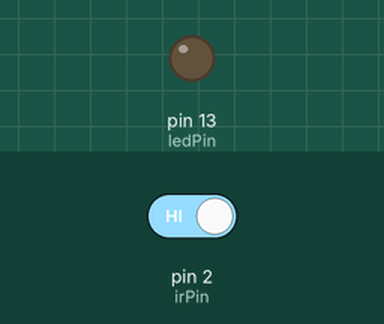
Bench run of a sketch on a simulated Arduino Uno, built with avr-gcc and run on an emulated ATmega328P. Parts: output pins drawn as LEDs (lit = HIGH). The inputs (shaded band) are chosen by the test bench; at power-on: pin 2 (irPin) HIGH.

Above: at 1.2 s.
1.3 s: pin 2 (irPin) driven LOW
At 2.5 s:
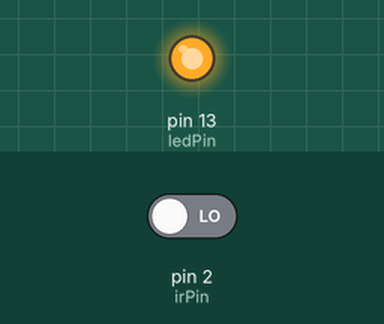
2.9 s: pin 2 (irPin) driven HIGH
At 3.7 s:
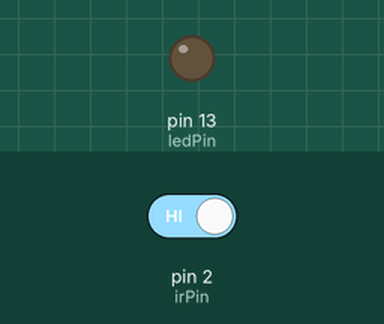
Timing chart, 0 to 5.9 s (numbered marks = the images above; inputs shaded):
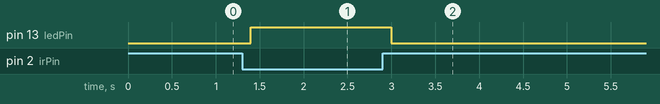

Measured:
- after the input at 1.3 s, pin 13 (ledPin): LOW → HIGH after 0.10 s
- after the input at 2.9 s, pin 13 (ledPin): HIGH → LOW after 0.10 s

The sketch:

irsensor.ino
```cpp
const int irPin = 2;
const int ledPin = 13;

void setup() {
  pinMode(irPin, INPUT);
  pinMode(ledPin, OUTPUT);
}

void loop() {
  int state = digitalRead(irPin);
  if (state == LOW) {
    digitalWrite(ledPin, HIGH);
  } else {
    digitalWrite(ledPin, LOW);
  }
  delay(200);
}
```
